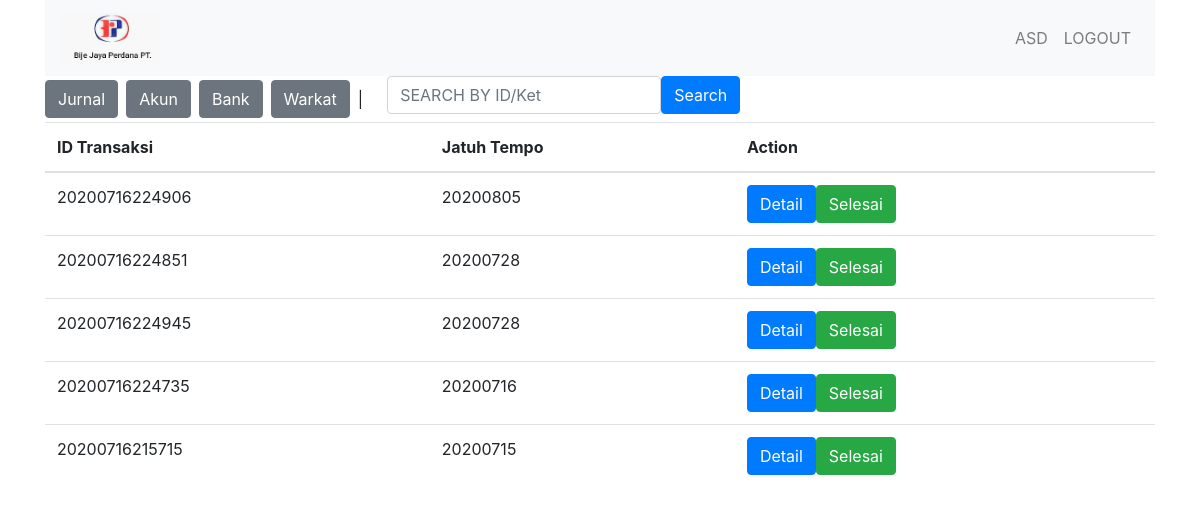
Before: /index.php (signed in) with the older database file.
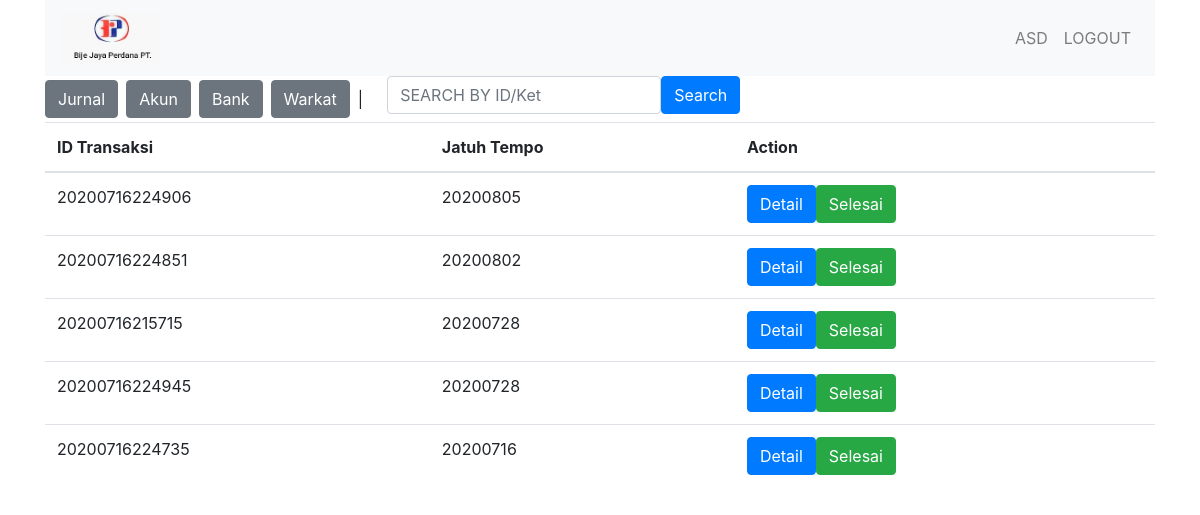
After: the same page with the newer database file.
### tables this page shows
CREATE TABLE `transaksi` (
  `idtransaksi` varchar(14) NOT NULL,
  `idcustomer` varchar(12) NOT NULL,
  `jatuhtempo` varchar(14) NOT NULL,
  `nopo` varchar(12) NOT NULL,
  `pembayaran` varchar(6) NOT NULL,
  `produk` text NOT NULL,
  `subtotal` int(11) NOT NULL,
  `diskon` int(11) NOT NULL,
  `status` int(1) NOT NULL
);

### admintagihan.php (the view, shortened to what this page needs)
<html>
<?php
require('config.php');
	echo '<div class="btn-group mr-2" role="group" > <a class="btn btn-secondary" href="jurnal.php">Jurnal</a> </div>';
	echo '<div class="btn-group mr-2" role="group" > <a class="btn btn-secondary" href="akun.php">Akun</a> </div>';
	echo '<div class="btn-group mr-2" role="group" > <a class="btn btn-secondary" href="Bank.php">Bank</a> </div>';
	echo '<div class="btn-group mr-2" role="group" > <a class="btn btn-secondary" href="warkat.php">Warkat</a> </div>';
	echo '<div class="btn-group mr-2" role="group" > | </div>';
	echo '<div class="btn-group mr-2" >
			<form method="GET" class="form-group mx-sm-3 mb-2 form-inline" action="index.php">
				<input class="form-control" name="keyword" placeholder="SEARCH BY ID/Ket" type="text">
				<input class="btn btn-primary" type="submit" value="Search">
			</form>
		</div>';
	$jatuhtempo = intval(date('Ymd', time()));
	$con = new mysqli($host, $dbid, $dbpass, $dbname);
	if (isset($_GET['keyword']) && $_GET['keyword']!='') {
		$keyword =  str_replace("'","",$_GET['keyword'])  ;
		$keyword = $con -> real_escape_string($keyword);
		if( is_numeric($keyword) == true){
			$stmt = $con->prepare( "SELECT idtransaksi, jatuhtempo, status FROM transaksi WHERE idtransaksi LIKE '%$keyword%' ORDER BY jatuhtempo DESC" ); $stmt->execute();
		}else{
			$stmt = $con->prepare( "SELECT idtransaksi, jatuhtempo, status FROM transaksi WHERE produk LIKE '%$keyword%' ORDER BY jatuhtempo DESC" ); $stmt->execute();
		}
	}else{
		$stmt = $con->prepare( "SELECT idtransaksi, jatuhtempo, status , $jatuhtempo - jatuhtempo  AS DIFFERENCE FROM transaksi ORDER BY DIFFERENCE ASC" ); $stmt->execute();
	}
	$result = $stmt->get_result();
	?>
<table class="table">
  <thead>
    <tr>
      <th scope="col">ID Transaksi</th>
      <th scope="col">Jatuh Tempo</th>
	  <th scope="col">Action</th>
    </tr>
  </thead>
  <tbody>
	<?php
	while($row = mysqli_fetch_assoc($result)) {
		$tombolselesai = '';
		if($row["status"]==1){
			$tombolselesai = '<a href="transaksiselesai.php?idtransaksi='.$row["idtransaksi"].'" class="btn btn-success" onclick="return confirm(\'Anda yakin transaksi ini dselesaikan?\')">Selesai</a>';
		}
		echo '
		<tr>
		<td>'.$row["idtransaksi"].'</td>
		<td>'.$row["jatuhtempo"].'</td>
		<td><a href="transaksidetail.php?idtransaksi='.$row["idtransaksi"].'" class="btn btn-primary">Detail</a>'.$tombolselesai.'</td>
		</tr>
		';
	}
?>
  </tbody>
</table>
</html>

Changed rows visible on the page:
changed transaksi id 20200716224851: jatuhtempo "20200728" → "20200802"
changed transaksi id 20200716215715: jatuhtempo "20200715" → "20200728"; moves up the list
